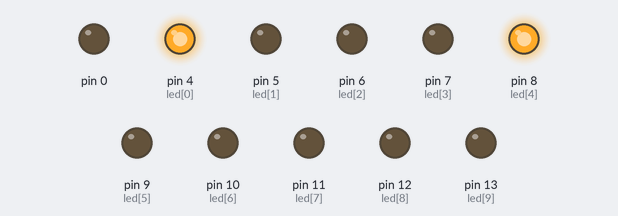
Bench run of a sketch on a simulated Arduino Uno, built with avr-gcc and run on an emulated ATmega328P. Shown: output pins drawn as LEDs (lit = HIGH).

Above: at 0.1 s.
At 0.7 s:
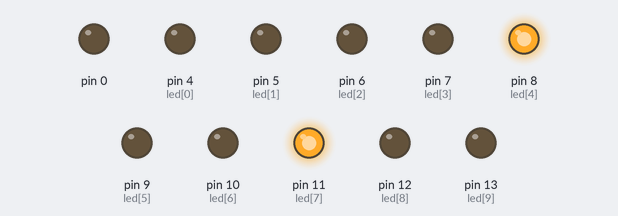
At 1.3 s:
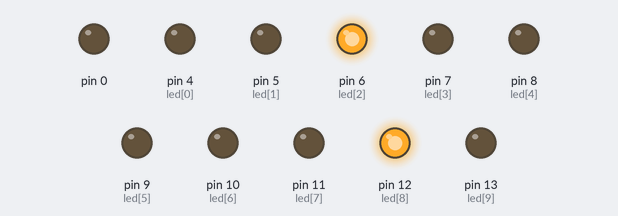
At 2.7 s:
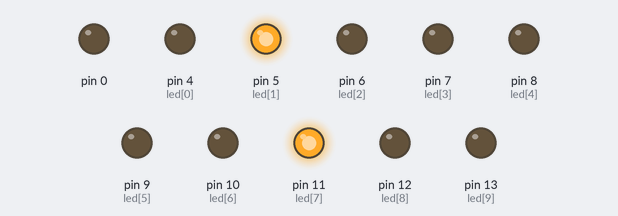
Timing chart, 0 to 3.0 s (numbered marks = the images above):
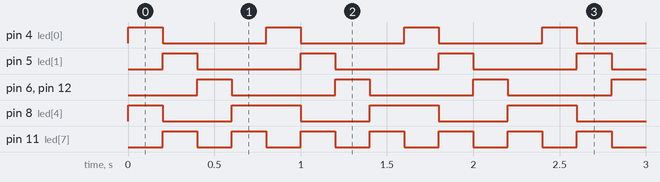

The sketch:

OciosaSimple.ino
```cpp
// Variables
int led[] = {4,5,6,7,8,9,10,11,12,13};
int tiempoRetociosa = 200;

void setup(){
  pinMode(led[0], OUTPUT);
  pinMode(led[1], OUTPUT);
  pinMode(led[2], OUTPUT);
  pinMode(led[3], OUTPUT);
  pinMode(led[4], OUTPUT);
  pinMode(led[5], OUTPUT);
  pinMode(led[6], OUTPUT);
  pinMode(led[7], OUTPUT);
  pinMode(led[8], OUTPUT);
  pinMode(led[9], OUTPUT);
  pinMode(led[10], OUTPUT);
  pinMode(led[11], OUTPUT);
  pinMode(led[12], OUTPUT);
  pinMode(led[13], OUTPUT);
}

void loop(){
  digitalWrite (led[0], HIGH);
  digitalWrite (led[4], HIGH);
  delay(tiempoRetociosa);

  digitalWrite (led[0], LOW);
  digitalWrite (led[4], LOW);
  digitalWrite (led[1], HIGH);
  digitalWrite (led[7], HIGH);
  delay(tiempoRetociosa);

  digitalWrite (led[1], LOW);
  digitalWrite (led[7], LOW);
  digitalWrite (led[2], HIGH);
  digitalWrite (led[8], HIGH);
  delay(tiempoRetociosa);

  digitalWrite (led[2], LOW);
  digitalWrite (led[8], LOW);
  digitalWrite (led[4], HIGH);
  digitalWrite (led[7], HIGH);
  delay(tiempoRetociosa);

  digitalWrite (led[4], LOW);
  digitalWrite (led[7], LOW);
}
```

Measured:
- by itself, pin 4 (led[0]), pin 5 (led[1]), pin 6 (led[2]), pin 12 (led[8]): alternates HIGH for 0.20 s and LOW for 0.60 s
- by itself, pin 8 (led[4]): repeats every 0.80 s: LOW 0.40 s, HIGH 0.40 s
- by itself, pin 11 (led[7]): alternates HIGH for 0.20 s and LOW for 0.20 s
